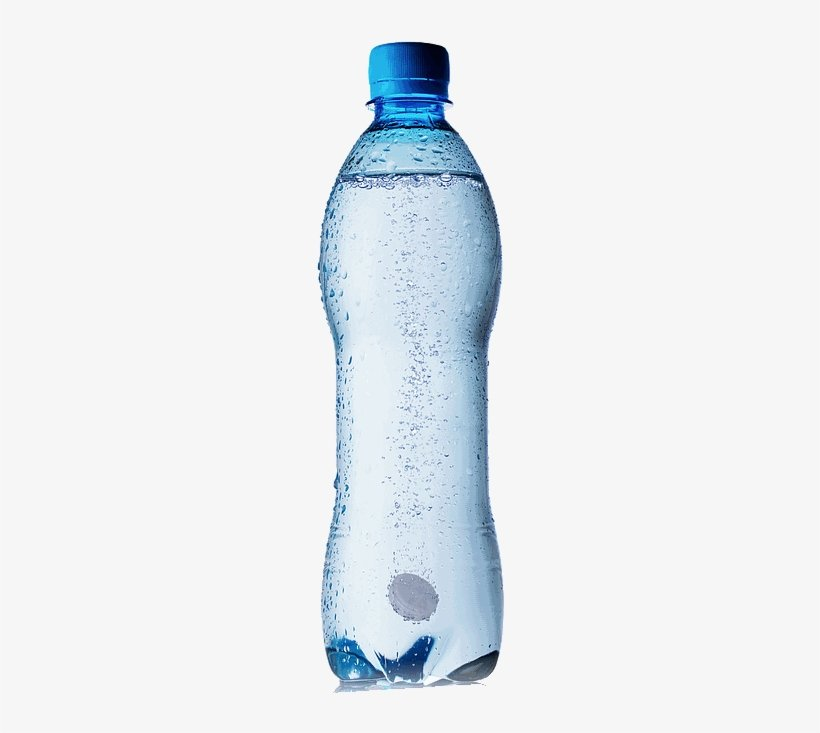
#> input picture input_images/0.jpg, 820 x 733 px; its folder holds 4 pictures in this run
$ python OpenCV_practica.py
#> lines starting #> are read from the running program, lines starting #| are printed output that depends on the picture; pictures that were not available may be replaced by others from this repository, and a replacement may not be noted
import os    #подключение библиотек
import cv2

orb = cv2.ORB_create(nfeatures=1000)

input_images = os.listdir('input_images')   #создание списков, каждый элемент является файлом папок samples и input_images
samples = os.listdir('samples')

for i in range(len(input_images)):  #первый цикл для сравнения каждой фотографии списка input_images
    img2 = cv2.imread(f'input_images/{i}.jpg', 0)
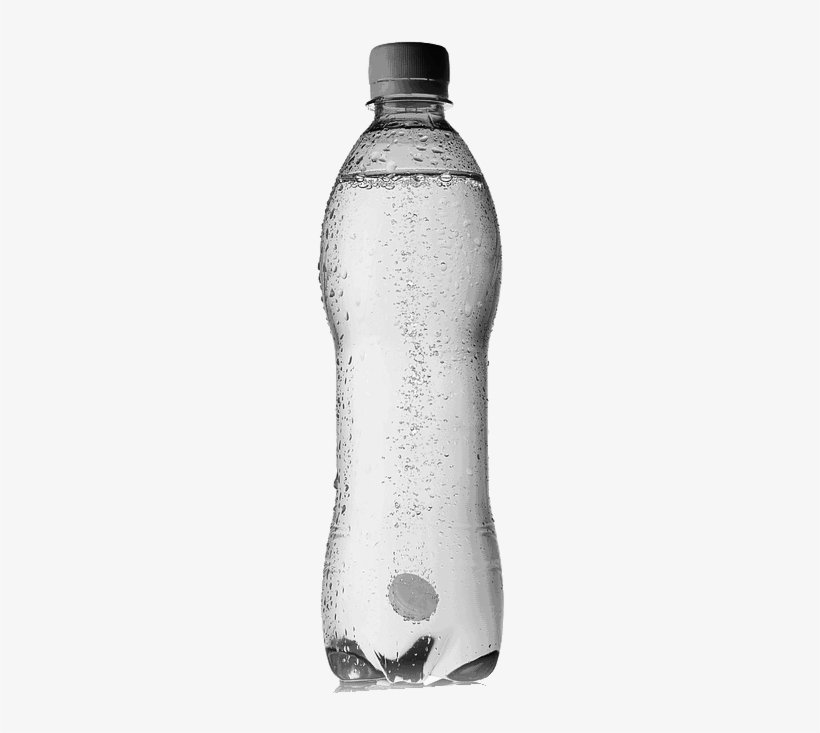
#> img2: shape (733, 820); min 0, max 255, mean 236.4

    kp2, des2 = orb.detectAndCompute(img2, None)
#> kp2 = 994 keypoints; strongest (x, y, size): (371, 104, 31), (359, 179, 31), (448, 98, 37.2), (372, 104, 37.2)

    img_kp2 = cv2.drawKeypoints(img2, kp2, None)
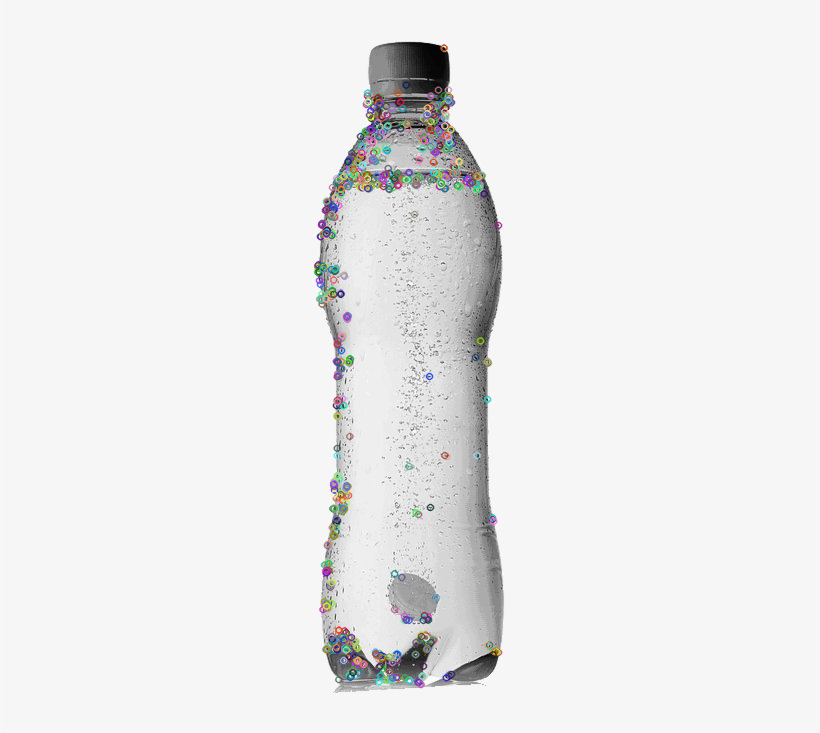
#> img_kp2: shape (733, 820, 3); mean of channels 0, 1, 2 235.9, 235.9, 235.9; drawn as B, G, R
    for s in range(len(samples)):   #второй цикл для сравнения каждой фотографии с каждым шаблоном
        img1 = cv2.imread(f'samples/{s}.jpg', 0)

        kp1, des1 = orb.detectAndCompute(img1, None)
#> kp1 has the same summary as kp2

        img_kp1 = cv2.drawKeypoints(img1, kp1, None)
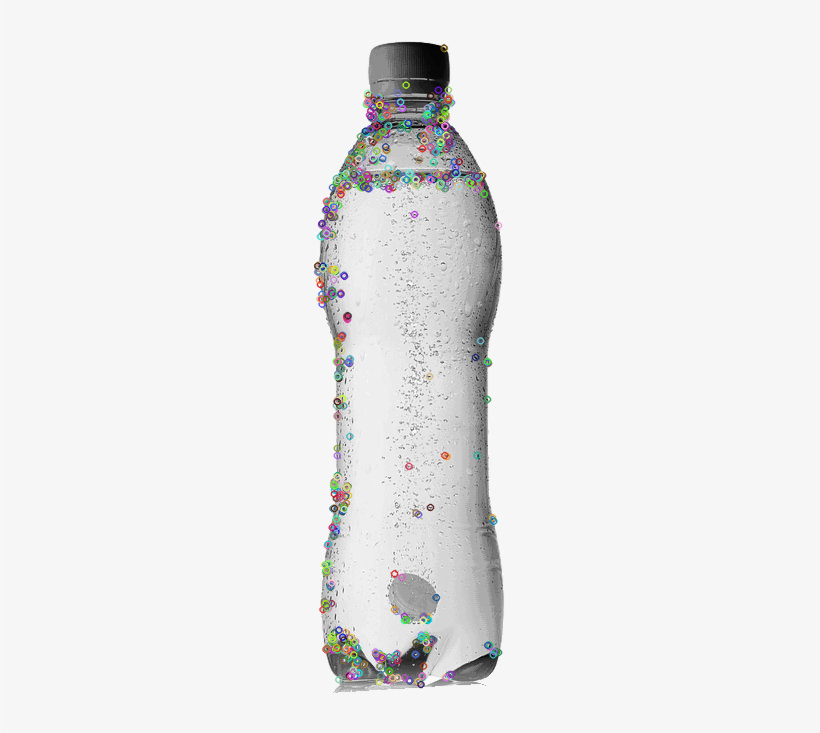
#> img_kp1: shape (733, 820, 3); mean of channels 0, 1, 2 235.9, 236, 236; drawn as B, G, R

        bf = cv2.BFMatcher()
        matches = bf.knnMatch(des1, des2, k=2)
#> matches = 994 matches

        good = []   #нахождение соотвествий
        for m, n in matches:
            if m.distance < 0.75 * n.distance:
                good.append([m])
#> after the loop, good = 994 matches
        print(len(good))
#| 994
        img3 = cv2.drawMatchesKnn(img1, kp1, img2, kp2, good, None, flags=2)
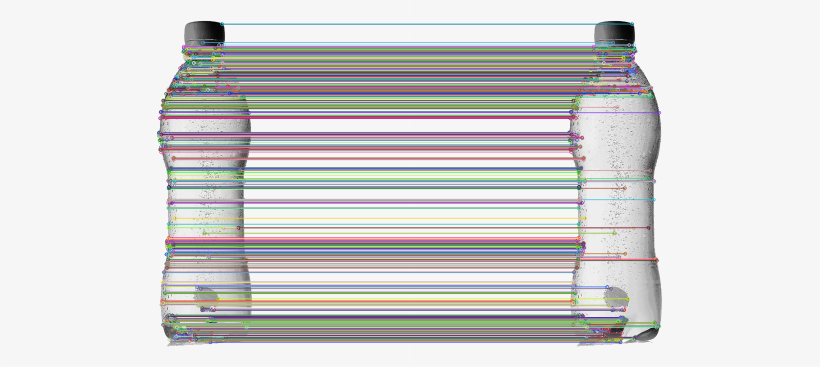
#> img3: shape (733, 1640, 3) (shown at 1/2 size); mean of channels 0, 1, 2 211.5, 212.2, 213.2; drawn as B, G, R

        if len(good) >= 20:    #перемещение изображения из input_images в соответсвующую папку, в зависимости от его количества соответствий
            img2 = cv2.imread(f'input_images/{i}.jpg', 1)
#> img2 is the input picture: shape (733, 820, 3); mean B, G, R 240.7, 237.3, 233
            path1 = f'bottles/bottle{i}.jpg'
            cv2.imwrite(path1, img2)
            break
        else:
            img2 = cv2.imread(f'input_images/{i}.jpg', 1)
            if s + 1 == len(samples):
                path2 = f'another/junk{i}.jpg'
                cv2.imwrite(path2, img2)
#> pass 2 of the loop `for i in range(len(input_images)):`:
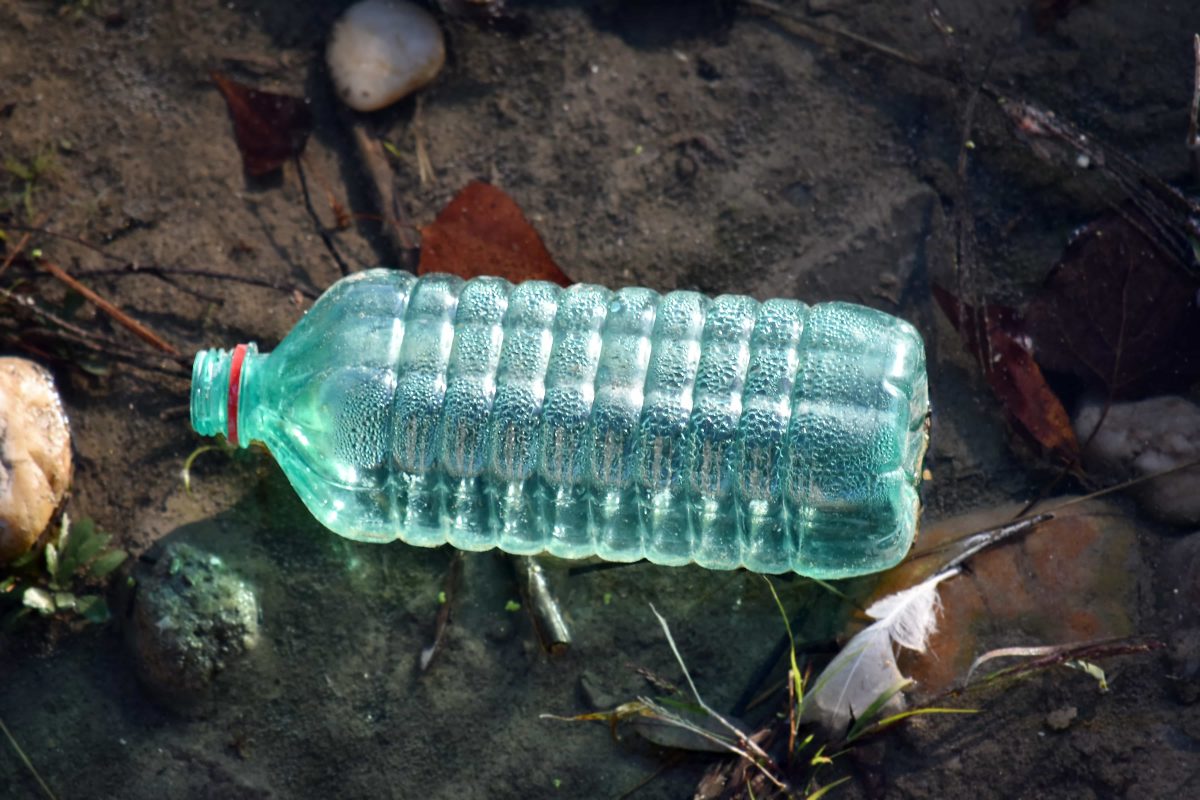
#> input picture input_images/1.jpg, 6000 x 4000 px (shown at 1/5 size)
#> img2: shape (4000, 6000)
#> kp2 = 1000 keypoints; strongest (x, y, size): (2983, 2194, 37.2), (3651, 2208, 31), (3650, 2208, 37.2), (2984, 2193, 44.6)
#> img_kp2: shape (4000, 6000, 3)
#> `img_kp1 = cv2.drawKeypoints(img1, kp1, None)`:
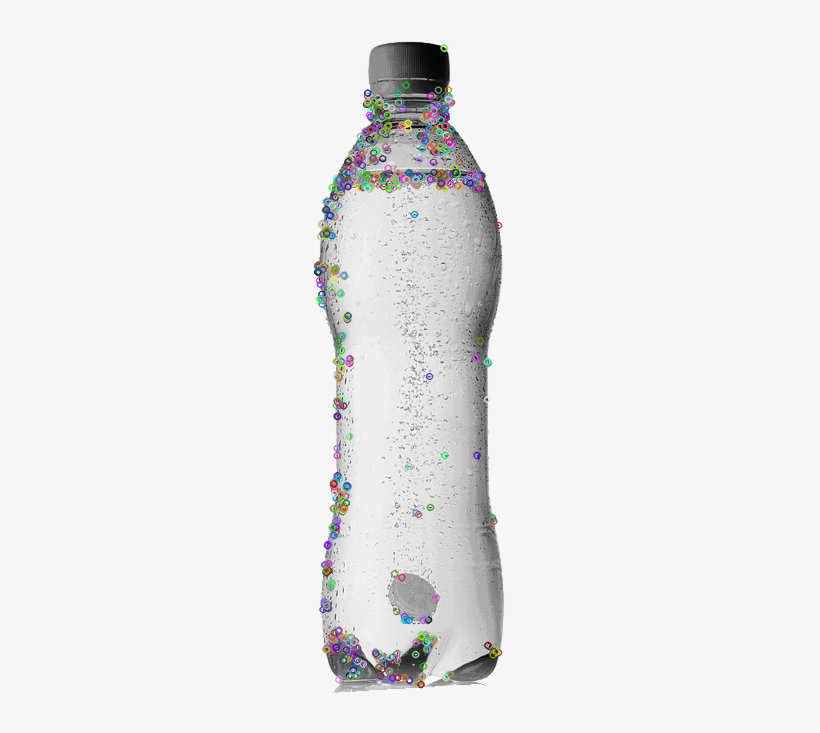
#> img_kp1: shape (733, 820, 3); mean of channels 0, 1, 2 236, 235.9, 235.9; drawn as B, G, R
#> after the loop `for m, n in matches:`: good = 5 matches
#| 5
#> `img3 = cv2.drawMatchesKnn(img1, kp1, img2, kp2, good, None, flags=2)`:
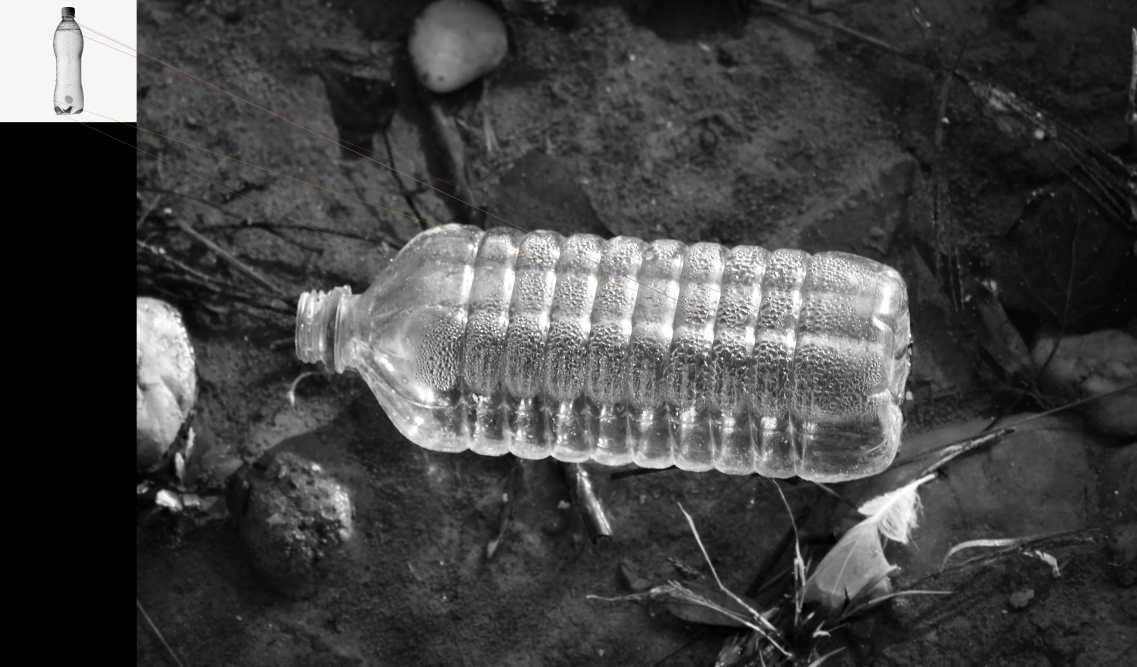
#> img3: shape (4000, 6820, 3) (shown at 1/6 size); mean of channels 0, 1, 2 67.2, 67.2, 67.3; drawn as B, G, R
#> img2 is the input picture: shape (4000, 6000, 3); mean B, G, R 71.1, 73, 65.4
